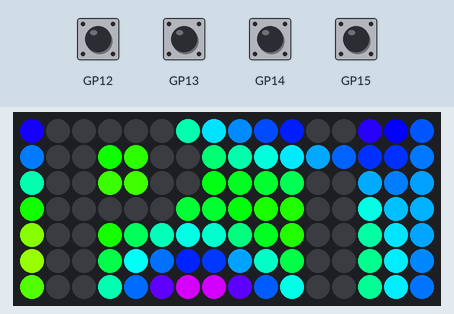
A program run on a simulated Raspberry Pi Pico running MicroPython. On the bench: 16×7 RGB LED matrix. The test bench sets the inputs (shaded band). Dim RGB values are drawn brighter than linear; the interpreter's speed is modelled, so counts of loop turns are approximate.

Above: at 1.2 s.
1.3 s: button B pressed for 0.15 s
At 1.66 s:
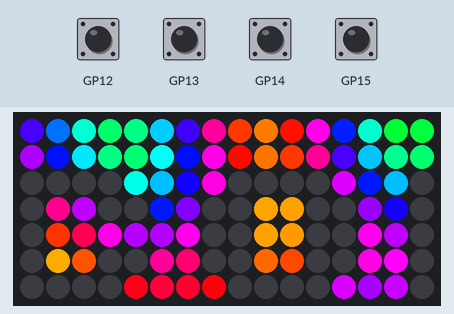
2.0 s: button A pressed for 0.15 s
At 2.26 s:
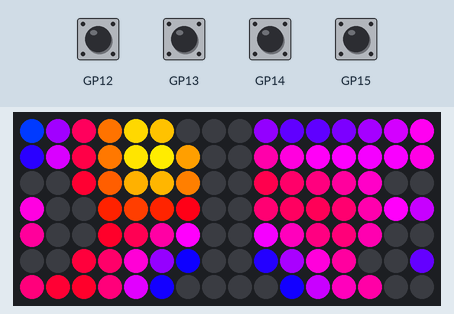
2.7 s: button B pressed for 1 s
At 3.17 s:
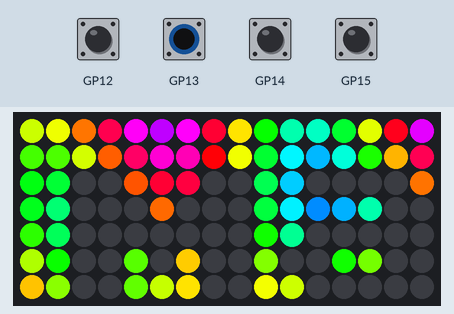
4.3 s: button A pressed for 1 s
At 4.68 s:
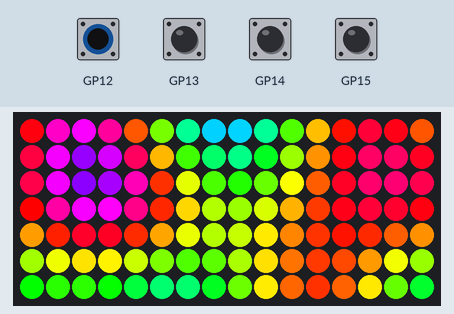
5.9 s: button B pressed for 0.15 s
At 6.2 s:
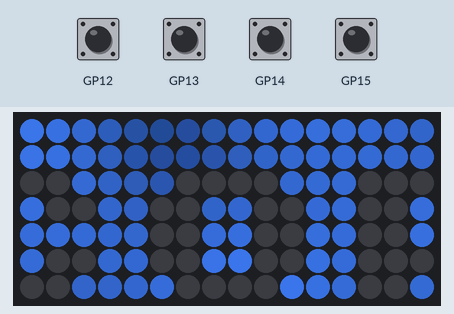
6.6 s: button B pressed for 0.15 s
At 6.82 s:
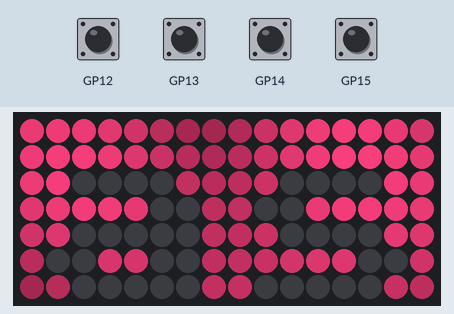
Timing chart, 0 to 8.3 s (numbered marks = the images above; inputs shaded):
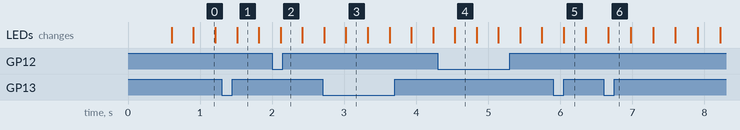

Measured:
- after the input at 2.0 s, the LEDs: change after 0.12 s (image 2)
- after the input at 2.7 s, the LEDs: first differ from a run without the input after 0.33 s (image 3)
- after the input at 5.9 s, the LEDs: change after 0.15 s (image 5)
- after the input at 6.6 s, the LEDs: change after 0.07 s (image 6)

The program:

picoplasma.py
```python
####################################################################
#                                                                  #
#                        P I C O P L A S M A                       #
#                      W I T H   M E S S A G E                     #
#                                                                  #
#  Raspberry Pi Pico                                               #
#  Pimoroni Pico Unicorn Pack                                      #
#                                                                  #
#  2021 by signheim                                                #
#                                                                  #
#  Learned and modified plasma algorhithm from two sources:        #
#  https://www.bidouille.org/prog/plasma                           #
#  https://rosettacode.org/wiki/Plasma_effect#Python               #
#                                                                  #
#  Took my first steps into framebuffering with the help of:       #
#  https://github.com/harveysandiego/raspberry_pi_pico_micropython #
#                                                                  #
#  rainbow_colors(h) is a simplified version of                    #
#  CPythons colorsys module's hsv_to_rgb converter                 #
#  (for in a rainbow s and v are always 1)                         #
#                                                                  #
####################################################################

import picounicorn
import math
import framebuf

picounicorn.init() # setting up the picounicorn
w = picounicorn.get_width()
h = picounicorn.get_height()

t = 0      # kind of time variable (don't need utime module, calculations make the pico slow enough)
ti = 0.15  # increment for the time
da = False # debouncer for BUTTON_A
db = False # debouncer for BUTTON_B
dx = False # debouncer for BUTTON_X
dy = False # debouncer for BUTTON_Y
cm = 0     # the color mode, can be 0 (polychrome) or 1 (monochrome)
tm = 1     # text mode
wm = 0     # which message
fbw = 0    # framebuffer width
fc = -10   # framebuffer counter for scrolling an renewing

# Array with all messages, you can add as many as you like
mes = ['Picoplasma',
       'by signheim']

# Projects greyscale-values to rainbow-colors
def rainbow_color(h):
    i = int(h * 6)
    f1 = 1 - (h * 6 - i)
    f2 = 1 - f1
    i %= 6
    if i == 0: return          255 , int(f2 * 255),            0
    if i == 1: return int(f1 * 255),          255 ,            0
    if i == 2: return            0 ,          255 , int(f2 * 255)
    if i == 3: return            0 , int(f1 * 255),          255
    if i == 4: return int(f2 * 255),            0 ,          255
    if i == 5: return          255 ,            0 , int(f1 * 255)

# Calculates the plasma-effect
def pix_color(x, y, m):
    v = 4                                                                # prevents negative values
    v += math.sin((x - t) / 1.5)                                         # first sinewave in x-direction
    v += math.sin((y + t) / 1.5)                                         # second sinewave in y-direction
    v += math.sin((x - y + t) / 2)                                       # third sinewave at an angle
    x += math.sin(t / 5) / 2                                             # changing x by time
    y += math.cos(t / 3) / 2                                             # changing y by time
    v += math.sin((math.sqrt(x ** 2 + y ** 2 + 1) + t) / 2)              # fourth sinewave, circular
    v /= 8                                                               # calculate a value from 0 to 1
    if m < 3: r, g, b = rainbow_color(v)                                 # first three color modes need rainbow-rgb
    else:     r, g, b = int(v * 255 / 4), int(v * 255 / 2), int(v * 255) # all others are monochrome

    if m == 0 or m == 3: return r, g, b                                  # change order of r, g and b
    if m == 1 or m == 4: return b, r, g                                  # to achieve simple but cool
    if m == 2 or m == 5: return g, b, r                                  # color effects

# creates a framebuffor for the scrolling text
def buf_maker():
    global fbw                                              # enable to manipulate a global variable
    global fb
    fbw = (len(mes[wm]) + 3) * 8                            # width of framebuffer needs to be 3 letters longer (1 letter = 8 pixel width): two letters for the
                                                            # beginning and one for the end (there are some bugs in framebuf that are prevented this way)
    fb = framebuf.FrameBuffer(bytearray(fbw * h // 8),      # creating the bytearray from width and height, but nly one bit per pixel is needed (// 8)
                              fbw,                          # the width of the framebuffer, not the width of the unicorn-display
                              h,                            # the height of the unicorn-display
                              framebuf.MONO_HMSB)           # indicates that we need only one bit per pixel in a specific order
    fb.fill(1)                                              # fill the entire frambuffer with 1-values
    fb.text(mes[wm], 16, 0, 0)                              # fill the letters of the chosen text with 0-values, so text is invers

# main loop
while True:

    # fc is the counter for the framebuffer-scrolling, if it reaches -10, the buf_maker function creates the framebuffer.
    # Once fb reaches 1 the framebuffer is visualized on the unicorn-display. After the whole framebuffer is scrolled through
    # fb will be resetted to -30. The minus-parts of this counter is for a wating time between the appearance of the text
    # in order to enjoy the plasma-effect before it is masked by the text. But to let it start at -30 instead of -10 the initial
    # waiting time would be too long. So whatever is set in the beginning of the code must be set here, too. I the buffer would be
    # created at 0 (which would be enough for it starts not before fb == 1) it would be missed in the display-routine below. This
    # makes sure that the framebuffer exists from the beginning.
    if fc == -10:
        buf_maker()
    fc += 1

    # This application doesn't need utime for a sleep because all calculations need much time and to let them just loop
    # creates a good timing. But the plasma-effect needs some time-related variable. That is t. It grows by ti (0.15 at the beginning)
    # and ti is therefore responsible for the tempo of the plasma-effect. But the sine-function-pattern starts to repeat itselt at 12 + pi.
    # Thats why t is resetted there. It would be not necessary. But if you think about letting this run for days t could be a really
    # great number that the processor would sooner or later start to struggle with in all the sine-functions.
    t += ti
    if t >= 12 * math.pi: t = 0

    # This loop iterates through all pixels of the unicorn-display and initiates the plasma-effect-calculation. If the text-masking of
    # the plasma-effect is active (which is the case inititally: tm == 1) the returned rgb-values are multiplied with the value
    # found in the framebuffer at this moment in scrolling. If it is 1 the color appears, if 0 the led is off (black). This is the reason
    # why the framebuffer was created with inverted text.
    for x in range(w):
        for y in range(h):
            r, g, b = pix_color(x, y, cm)
            if tm == 0:
                picounicorn.set_pixel(x, y, r, g, b)
            else:
                s = fb.pixel(x, y)
                picounicorn.set_pixel(x, y, r * s, g * s, b * s)


    # The scrolling starts at fc == 0. Two empty letter-spaces of 8 pixels each where inserted when the framebuffer was created.
    # For the unicorn-display has exactly 16 columns there is no letter visible and therefore no masking takes place.
    # After fc reaches fbw (the width of the framebuffer) the text is scrolled entirely through the screen and scrolling stops.
    # fc is then resetted to -30 and at -10 the same framebuffer will be created unless the user did not change the text.
    if fc >= 1 and fc <= fbw:
        fb.scroll(-1, 0)
    elif fc > fbw:
        fc = -30

    # All buttons have a simple but effective debouncing. Once they are pressed the ap (or bp, xp, yp) variable is set to True
    # and the function can not be fired again. Not before the button is released the variable is set to False again.

    # Button A makes the plasma-effect faster, let it stop and start it again slow in a cycle. The appliction starts with the lowest
    # tempo. Two more speeds appear and than a stop. But only the speed of the plasma-effect is affected, not the scrolling of the text.
    # Even if the plasma-effect is stopped it is calculated constantly in order to keep the animation-speed constant.
    # There are more elgant ways to keep up a constant-speed ... I know.
    if picounicorn.is_pressed(picounicorn.BUTTON_A):
        if not da:
            da = True
            ti += 0.15
            if ti > 0.46:
                ti = 0
    else: da = False

    # Button B iterated through the color modes: rgb, gbr, brg, mono-blueish, mono-reddish, mono-greenish
    if picounicorn.is_pressed(picounicorn.BUTTON_B):
        if not db:
            db = True
            cm += 1
            if cm > 5: cm = 0
    else: db = False

    # Button X switches the text-mode on and off. The framebuffer is still calculated and scrolled.
    # This keeps the animation-speed constant. There are more elgant ways to keep up a constant-speed ... I know.
    if picounicorn.is_pressed(picounicorn.BUTTON_X):
        if not dx:
            dx = True
            tm += 1
            if tm > 1:
                tm = 0
    else: dx = False

    # Button Y changes the text. It cycles through all textes in the mes-array, regardless how many there are.
    # I did not test how long a text can be without slowing everything down. Would be interesting to know.
    if picounicorn.is_pressed(picounicorn.BUTTON_Y):
        if not dy:
            dy = True
            wm += 1
            if wm >= len(mes):
                wm = 0
    else: dy = False
```
